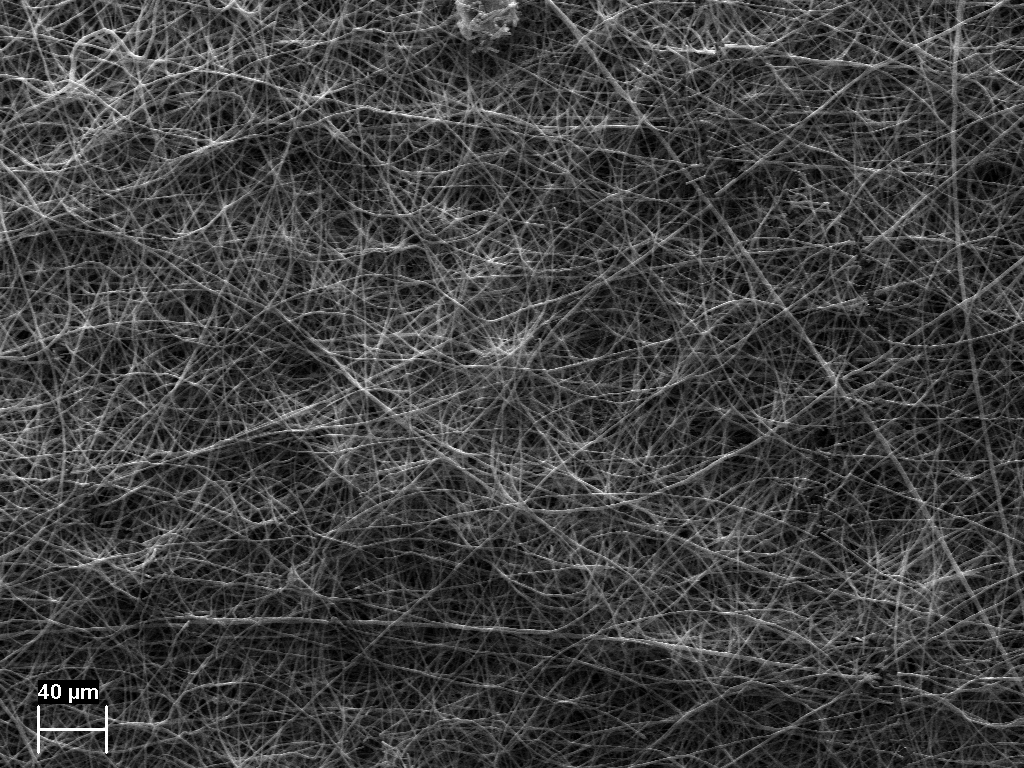
#> input picture Data/Model_images/40_new_nr.tif, 1024 x 768 px
$ python -i scale_obtain.py   (imports and definitions only)
#> lines starting #> are read from the running program, lines starting #| are printed output that depends on the picture; after the words box and inside, x2 and y2 are one past the last pixel; in counts of white or black regions, pixels touching at a corner belong together
# CODE for obtaining the scale from the SEM image #
# libraries
import numpy as np
import cv2
import os
import difflib
import matplotlib.pyplot as plt
import pytesseract
import re

# pot_val, pot_unit, scale length in px
value_unit_scale = []
# list of units
pot_units = ["nm", "um"]
# pot scale values - should be updated if some new scales used!
pot_values = ["10", "1", "2", "400", "200", "3"]


def scale_obtain(file):

    """
    Function for obtaining the scale from the original SEM input image
    """
#> called with file = '../../Data/Model_images/40_new_nr.tif'

    img = cv2.imread(file, 0)
#> img is the input picture: shape (768, 1024); min 0, max 255, mean 64.1

    counter = []
    value_unit_scale = []

    ###########################################################################
    # number and unit obtaining

    thresh = cv2.threshold(img, 0, 255, cv2.THRESH_BINARY_INV)[1]
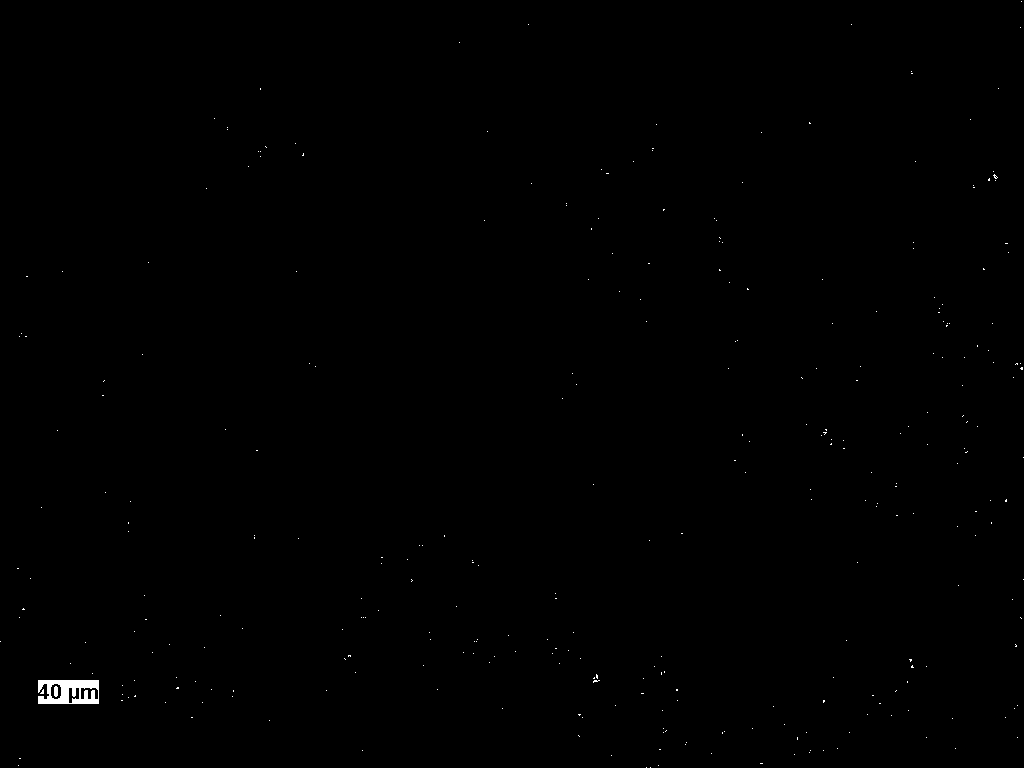
#> thresh: shape (768, 1024); 0.2% white; 311 white regions (309 under 20 px)


    result = img.copy()
    contours = cv2.findContours(thresh, cv2.RETR_EXTERNAL, cv2.CHAIN_APPROX_SIMPLE)
#> contours = 310 contours, 309 with area under 20; largest, box (x1, y1, x2, y2) and area: (38, 680, 99, 704) 1274
    #print(contours)

    contours = contours[0] if len(contours) == 2 else contours[1]
    big_contour = max(contours, key=cv2.contourArea)
#> big_contour = contour of 26 points, box (x1, y1, x2, y2) (38, 680, 99, 704), area 1274

    # big_contour struc: [a][0][b], where a is the corner idx (runs from upper left + ↓ and upper right + ↓), b is either y [0] or x [1] coord
    # initial flattened big contour list y1 x1 y2 x2 etc.

    y_coords = big_contour.flatten()[::2]
#> y_coords = 26 values, max 98 at index 24, min 38 at index 0, mean 47.69
    x_coords = big_contour.flatten()[1::2]
#> x_coords = 26 values, max 703 at index 23, min 680 at index 0, mean 691.8

    # for drawing purposes
    if len(big_contour) > 4:
        big_contour = np.array([ [[min(y_coords), max(x_coords)]], [[min(y_coords), min(x_coords)]], [[max(y_coords), min(x_coords)]], [[max(y_coords), max(x_coords)]] ])
#> big_contour = [[38, 703], [38, 680], [98, 680], [98, 703]]

    cv2.drawContours(result, [big_contour], 0, (255,255,255), 1)
#> result: shape (768, 1024); 0.02% of pixels changed, all inside (x1, y1, x2, y2) = (38, 680, 99, 704)

    # 1px height cross-section
    cross = img[int( (min(x_coords)+ max(x_coords)) //2 ): int( (min(x_coords)+ max(x_coords)) //2 )+1, min(y_coords):max(y_coords)+5]

    ar_z = np.insert(np.nonzero(cross), 0, 0)
#> ar_z = 61 values from 0 to 64
    # diff between non-zero values - fetching the zero amount of zeros and fetching the
    # start idx of the longest sub-arr of consecutive zeros
    min_val = ar_z[np.argmax(np.ediff1d(ar_z))]
#> min_val = 22
    # end idx of the zero arr
    max_val = ar_z[np.argmax(np.ediff1d(ar_z)) +1]
#> max_val = 31

    cutting_idx = int(np.mean((min_val, max_val)))
#> cutting_idx = 26


    # extracting unit
    unit = img[min(x_coords):max(x_coords), min(y_coords) + cutting_idx:max(y_coords)]
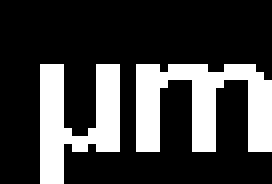
#> unit: shape (23, 34) (shown 8 times larger); 25.2% white; 2 white regions, box (x1, y1, x2, y2) and area: (17, 8, 34, 19) 111, (5, 8, 15, 23) 86
    unit = np.pad(unit, pad_width = [(1, 1),(1, 1)], mode = "constant")
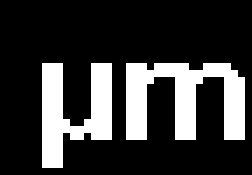
#> unit: shape (25, 36) (shown 7 times larger); 21.9% white; 2 white regions, box (x1, y1, x2, y2) and area: (18, 9, 35, 20) 111, (6, 9, 16, 24) 86

    # extracting number
    number = img[min(x_coords):max(x_coords), min(y_coords): min(y_coords) + cutting_idx]
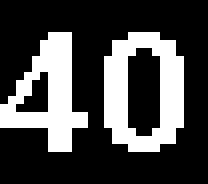
#> number: shape (23, 26) (shown 8 times larger); 27.9% white; 2 white regions, box (x1, y1, x2, y2) and area: (13, 4, 23, 19) 90, (0, 4, 11, 19) 77
    number = np.pad(number, pad_width = [(1, 1),(1, 1)], mode = "constant")
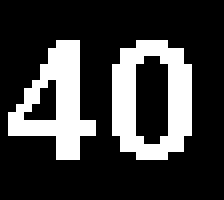
#> number: shape (25, 28) (shown 8 times larger); 23.9% white; 2 white regions, box (x1, y1, x2, y2) and area: (14, 5, 24, 20) 90, (1, 5, 12, 20) 77

    # segmentation technique - one line with many possible char-s
    # https://github.com/madmaze/pytesseract
    # https://muthu.co/all-tesseract-ocr-options/
    # takes an image as one single character
    custom_config= r'--psm 10'

    try:
        for val in range(10,30, 1):
            detected_nr = str(pytesseract.image_to_string(cv2.resize(number, (val, val)), config =custom_config, timeout = 2)).split("y\n\x0c")[0].strip() # Timeout after 2 seconds
            # give nr options
            if detected_nr in pot_values:
                value_unit_scale.append(int(detected_nr))
                counter.append(1)

            detected_unit = str(pytesseract.image_to_string(cv2.resize(unit, (val, val)), config =custom_config, timeout = 2)).split("y\n\x0c")[0].strip() # Timeout after 2 seconds
            if detected_unit in pot_units:
                value_unit_scale.append(detected_unit)
                counter.append(2)

            if len(np.unique(counter)) == 2:
                value_unit_scale = list(np.unique(value_unit_scale))
                break
#> after the loop, counter = []; value_unit_scale = []


    except RuntimeError as timeout_error:
    # Tesseract processing is terminated
        pass
    ################################################################

    # contouring the scale
    th2 = cv2.threshold(img[max(x_coords):, min(y_coords)-5: max(y_coords) + 200], 254, 255, cv2.THRESH_BINARY)[1]

    ## line length in pixels
    try:
        scale_length = np.max(np.nonzero(th2)[1]) - np.min(np.nonzero(th2)[1])
        value_unit_scale.append(scale_length)

        return value_unit_scale
    # in case no unit or number is found
    except:
        return None

#> (the run stopped early here; a loop or call above may not have finished)
